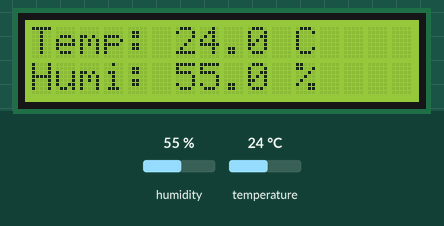
This sketch was run on a simulated ESP32. Shown: 16×2 character LCD. The test bench sets the inputs (shaded band); at power-on: humidity 55 %, temperature 24 °C. What the sketch prints to the serial monitor is not drawn.

Above: at 2.7 s.
2.8 s: humidity set to 22 %
At 5.5 s:
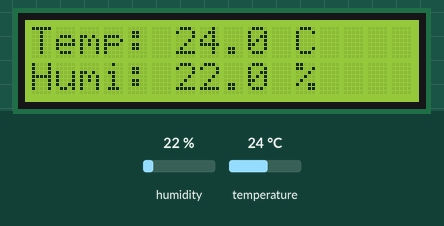
7.1 s: temperature set to 12 °C
At 9.7 s:
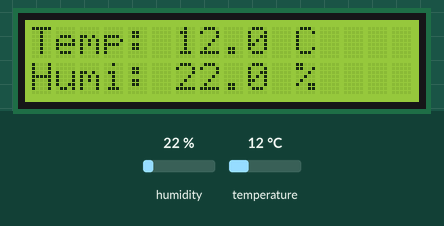
11.4 s: humidity set to 40 %
At 15.5 s:
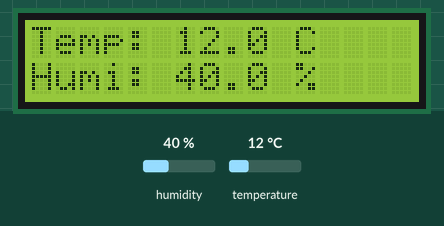
15.8 s: temperature set to 19 °C
At 18.4 s:
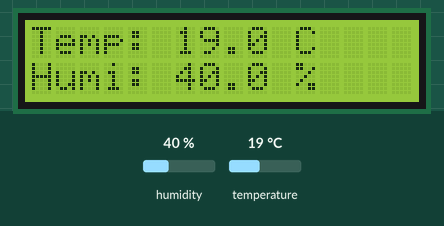
Timing chart, 0 to 19.9 s (numbered marks = the images above; inputs shaded):
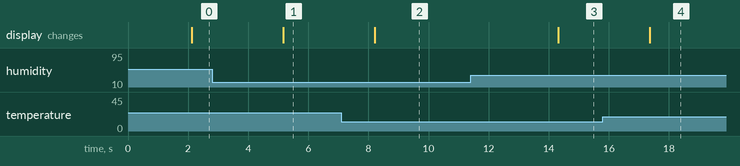

The sketch:

sketch_nov4a.ino
```cpp
#include <Wire.h>
#include <LiquidCrystal_I2C.h>

#define SDA_PIN 26 /* Define the SDA pin here */
#define SCL_PIN 25 /* Define the SCL pin here */

// 初始化 DHT
#include <DHT.h>
#define DHTPIN 4     // DHT 传感器连接到数字引脚 4
#define DHTTYPE DHT11   // DHT 11

DHT dht(DHTPIN, DHTTYPE);

LiquidCrystal_I2C lcd(0x27, 16, 2); /* set the LCD address to 0x27 for a 16 chars and 2 line display */

void setup() {
    // 启动串口通信
    Serial.begin(115200);
    Serial.println("DHTxx + RGB test!");
    dht.begin();
    Wire.begin(SDA_PIN, SCL_PIN); /* Initialize I2C communication */
    lcd.init();      /* initialize the lcd */
    lcd.backlight();
    lcd.clear();
}

void loop() {
    delay(2000);
    float h = dht.readHumidity();
    float t = dht.readTemperature();

    lcd.clear();
    lcd.setCursor(0, 0);
    lcd.print("Temp: ");
    lcd.print(t, 1); // 顯示一位小數
    lcd.print(" C");

    lcd.setCursor(0, 1);
    lcd.print("Humi: ");
    lcd.print(h, 1); // 顯示一位小數
    lcd.print(" %");

    Serial.print("Humidity: ");
    Serial.print(h);
    Serial.print(" %\t");
    Serial.print("Temperature: ");
    Serial.print(t);
    Serial.println(" *C ");

    delay(1000);
}
```

Measured:
- after the input at 2.8 s, the display: changes after 2.4 s (image 1)
- after the input at 7.1 s, the display: changes after 1.1 s (image 2)
- after the input at 11.4 s, the display: changes after 2.9 s (image 3)
- after the input at 15.8 s, the display: changes after 1.6 s (image 4)
